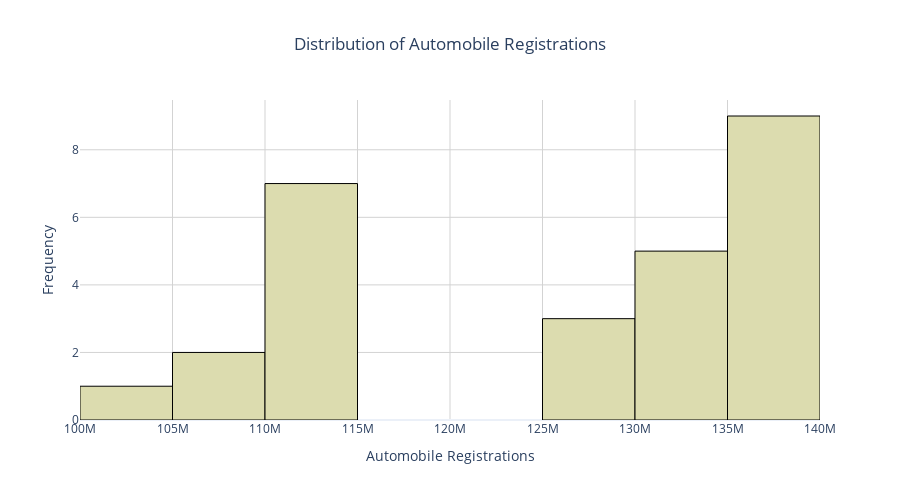

Notebook cell for this chart:
### Code cell
''' Create a histogram to visualize the distribution of Automobile Registrations '''

# Create histogram
figvr1 = px.histogram(
    registrations,
    x="Automobile_Registrations",
    nbins=8,
    title="Distribution of Automobile Registrations",
    color_discrete_sequence=[colors["registrations"]]
)

# Customize layout
figvr1.update_layout(
    template="plotly_white",
    title_x=0.5,
    xaxis_title="Automobile Registrations",
    yaxis_title="Frequency",
    xaxis=dict(showgrid=True, gridcolor="lightgray"),
    yaxis=dict(showgrid=True, gridcolor="lightgray"),
    hovermode="x unified",
    height=500
)

figvr1.update_traces(marker_line_color="black", marker_line_width=1, opacity=1)

figvr1.show()

### Figure 1 — Plotly figure (JSON) as saved in the notebook; plotly's stock layout.template omitted (floating-point values rounded to 4 significant figures)
{"data": [{"bingroup": "x", "hovertemplate": "Automobile_Registrations=%{x}<br>count=%{y}<extra></extra>", "legendgroup": "", "marker": {"color": "#DCDCAF", "line": {"color": "black", "width": 1}, "pattern": {"shape": ""}}, "name": "", "nbinsx": 8, "opacity": 1, "orientation": "v", "showlegend": false, "type": "histogram", "x": [136100000.0, 129700000.0, 129700000.0, 131800000.0, 132400000.0, 133600000.0, 137600000.0, 135900000.0, 135700000.0, 136400000.0, 136600000.0, 135400000.0, 135900000.0, 137100000.0, 134900000.0, 130900000.0, 125700000.0, 111300000.0, 113700000.0, 113900000.0, 112900000.0, 113000000.0, 111200000.0, 111200000.0, 108500000.0, 105100000.0, 103000000.0], "xaxis": "x", "yaxis": "y"}], "layout": {"barmode": "relative", "height": 500, "hovermode": "x unified", "legend": {"tracegroupgap": 0}, "title": {"text": "Distribution of Automobile Registrations", "x": 0.5}, "xaxis": {"anchor": "y", "domain": [0, 1], "gridcolor": "lightgray", "showgrid": true, "title": {"text": "Automobile Registrations"}}, "yaxis": {"anchor": "x", "domain": [0, 1], "gridcolor": "lightgray", "showgrid": true, "title": {"text": "Frequency"}}}}
